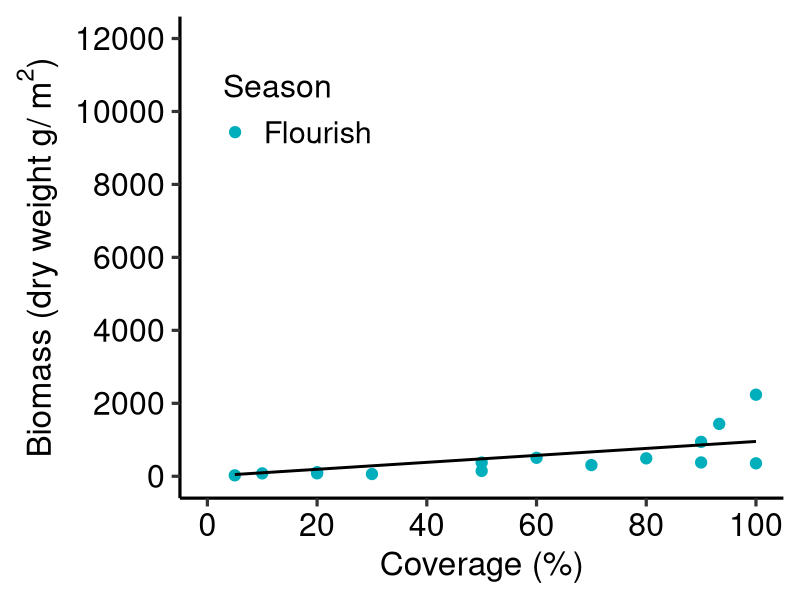
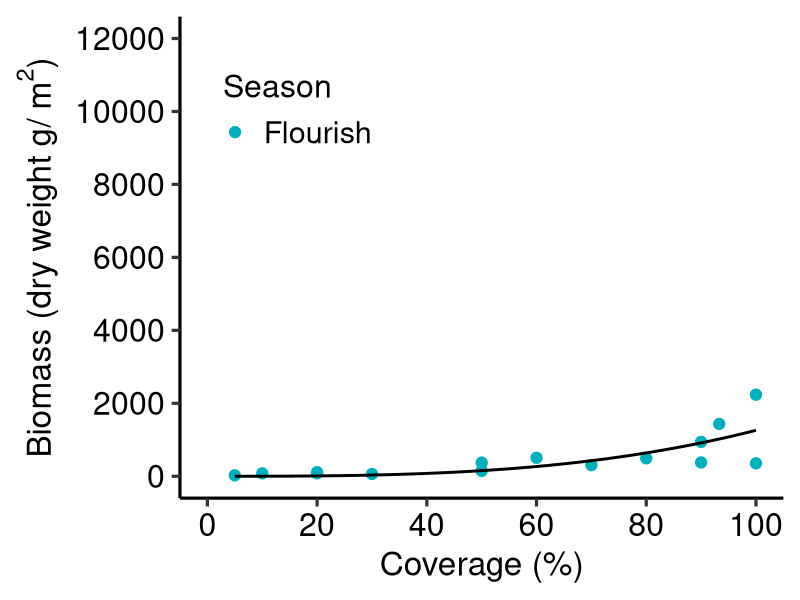
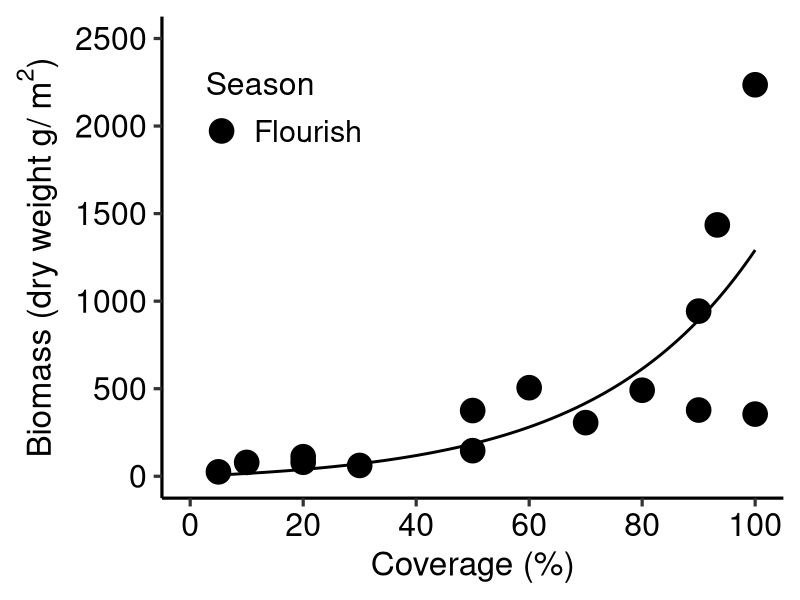
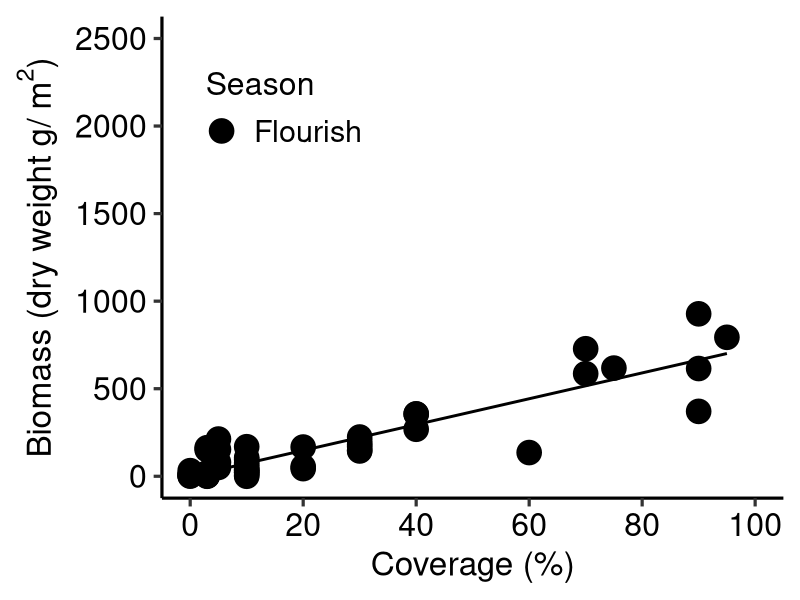
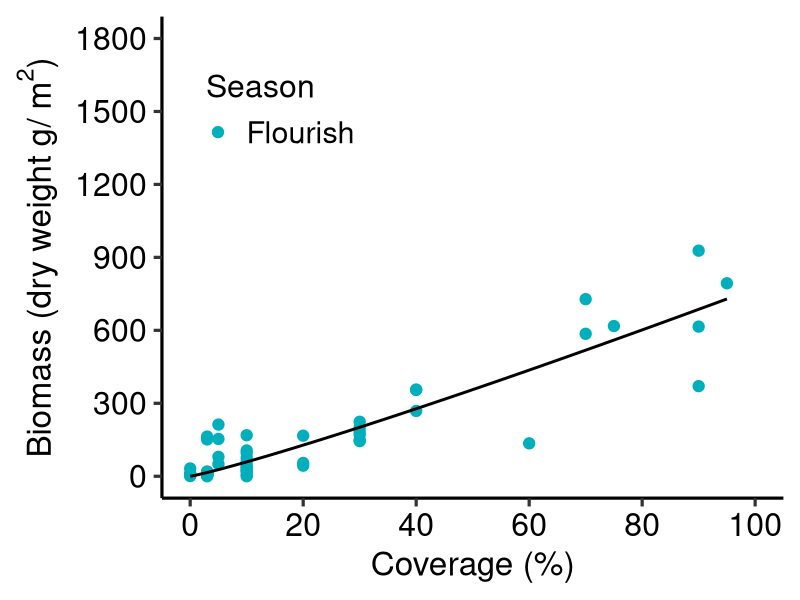
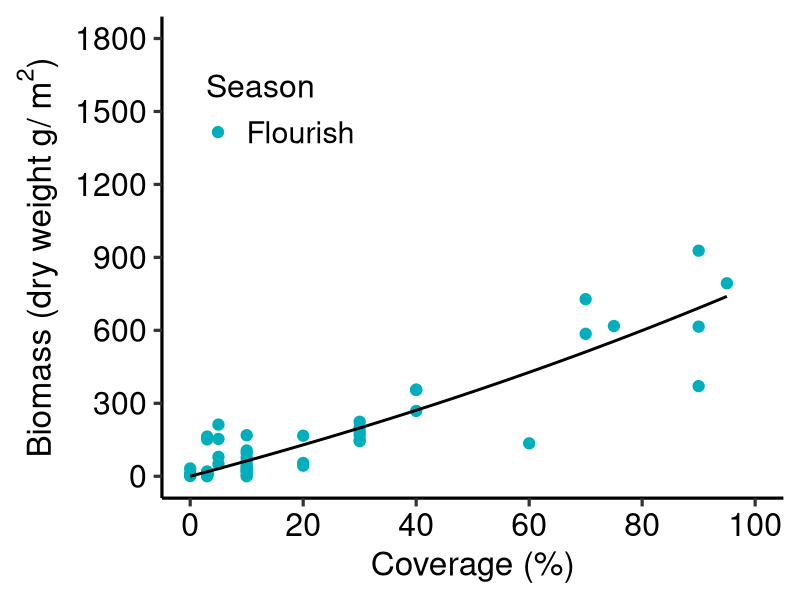
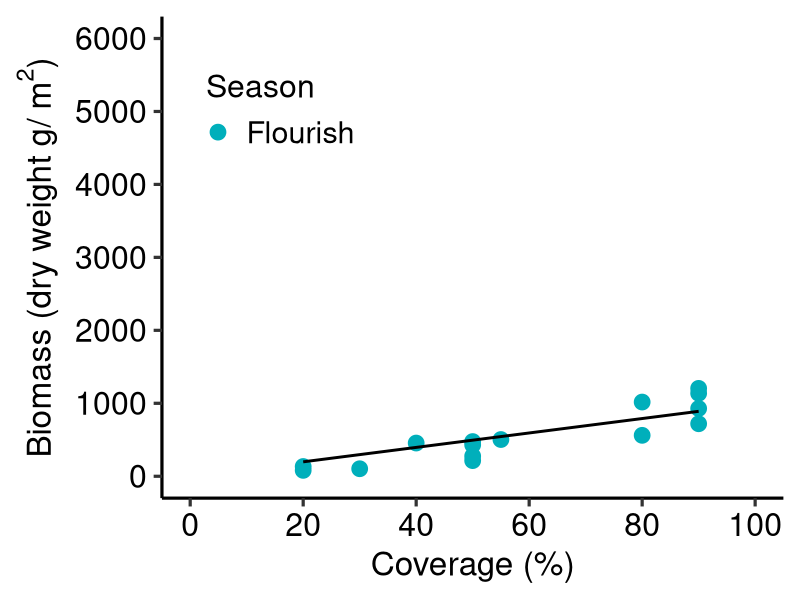
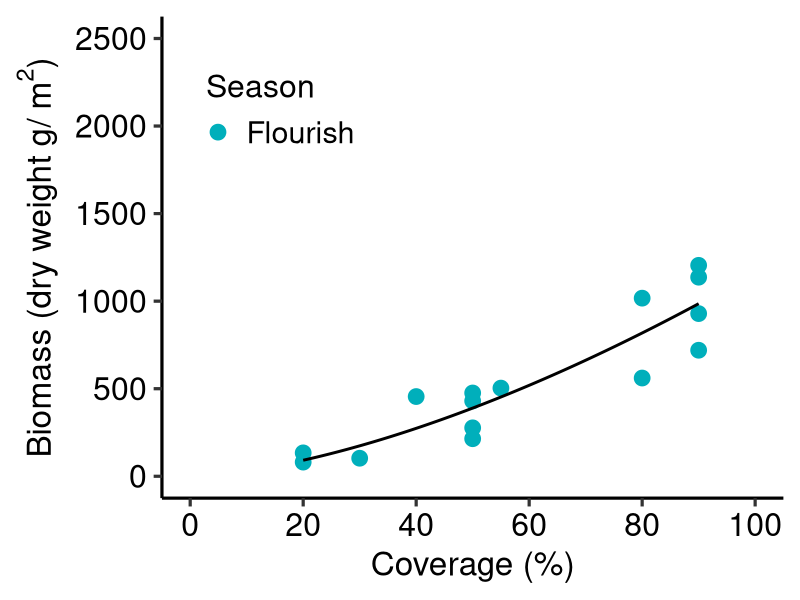

Generate these figures, in order, with R:
#######################################################
###R codes for Wakame (Undaria pinnatifida)#########
######################################################


rm(list=ls())
library(ggplot2)

Wakame<-read.csv("Wakame.csv",stringsAsFactors = TRUE)
Wakame$Season <- factor(Wakame$Season, 
                       levels = c("Flourish","Decline") )
names(Wakame)

####### TohokuPacific @ Wakame##########
Wakame_TohokuPacific<-subset(Wakame,Wakame$Region=="TohokuPacific")
Wakame_TohokuPacific$DW_g_m2

###Linear model#####
model1_TP<- nls(DW_g_m2~ a*Cover,
                start = list(a=100),
                control = list(maxiter = 50000, warnOnly = TRUE),
                data = Wakame_TohokuPacific)
summary(model1_TP)
AIC(model1_TP)
BIC(model1_TP)

####Power model#####
model2_TP<- nls(DW_g_m2~ a*Cover^b,
                start = list(a=10,b = 1),
                control = list(maxiter = 50000, warnOnly = TRUE),
                data = Wakame_TohokuPacific)
summary(model2_TP)
AIC(model2_TP)
BIC(model2_TP)

####Exponential model#####
model3_TP<- nls(DW_g_m2~ a*exp(b*Cover),
                start = list(a=40,b = 0.05), 
                control = list(maxiter = 50000, warnOnly = TRUE),
                data = Wakame_TohokuPacific,
                trace=TRUE)
summary(model3_TP)
AIC(model3_TP)
BIC(model3_TP)


model3_TP2<- nls(DW_g_m2~ a*exp(b*Cover)-a,
                start = list(a=40,b = 0.05), 
                control = list(maxiter = 50000, warnOnly = TRUE),
                data = Wakame_TohokuPacific,
                trace=TRUE)
summary(model3_TP2)
AIC(model3_TP2)
BIC(model3_TP2)



####### TohokuPacific##########
#Model1
dummy_TohokuPacific<- expand.grid(Cover=seq(min(Wakame_TohokuPacific$Cover),
                                             max(Wakame_TohokuPacific$Cover),length=1000))

pred_TohokuPacific<- predict(model1_TP,newdata=dummy_TohokuPacific,se.fit=T)
dummy_TohokuPacific$DW<-pred_TohokuPacific

plot_TohokuPacific1<-ggplot(data=Wakame_TohokuPacific, aes(x=Cover, y=DW_g_m2,color = Season)) + 
  xlab("Coverage (%)")+ 
  ylab(expression(paste("Biomass (dry weight g/ ",{m^2},")",sep="")))+
  geom_point(size=3.5)+
  scale_x_continuous(breaks=seq(0, 100,length=6),limits=c(0,100))+
  scale_y_continuous(breaks=seq(0, 12000,length=7),limits=c(0,12000))+
  scale_color_manual(labels = c("Flourish", "Decline"),values = c("#00AFBB","#FC4E07"))+
  labs(color='Season')+
  geom_line(data=dummy_TohokuPacific, aes(x=Cover, y=DW),linewidth=1,color="black",inherit.aes = FALSE)+
  theme_classic(base_size = 24, base_family = "sans")+
  theme(axis.text = element_text(color="black",size=23))+
  theme(legend.justification=c(0.02,0.02), legend.position=c(0.05,0.7), 
        legend.title=element_text(size=23),legend.text =  element_text(size = 22))
plot_TohokuPacific1

#Model2
pred_TohokuPacific2<- predict(model2_TP,newdata=dummy_TohokuPacific,se.fit=T)
dummy_TohokuPacific$DW2<-pred_TohokuPacific2

plot_TohokuPacific2<-ggplot(data=Wakame_TohokuPacific, aes(x=Cover, y=DW_g_m2,color = Season)) + 
  xlab("Coverage (%)")+ 
  ylab(expression(paste("Biomass (dry weight g/ ",{m^2},")",sep="")))+
  geom_point(size=3.5)+
  scale_x_continuous(breaks=seq(0, 100,length=6),limits=c(0,100))+
  scale_y_continuous(breaks=seq(0, 12000,length=7),limits=c(0,12000))+
  scale_color_manual(labels = c("Flourish", "Decline"),values = c("#00AFBB","#FC4E07"))+
  labs(color='Season')+
  geom_line(data=dummy_TohokuPacific, aes(x=Cover, y=DW2),linewidth=1,color="black",inherit.aes = FALSE)+
  theme_classic(base_size = 24, base_family = "sans")+
  theme(axis.text = element_text(color="black",size=23))+
  theme(legend.justification=c(0.02,0.02), legend.position=c(0.05,0.7), 
        legend.title=element_text(size=23),legend.text =  element_text(size = 22))
plot_TohokuPacific2

# save width 600 * Height 500 
#Model 3
dummy_TohokuPacific<- expand.grid(Cover=seq(min(Wakame_TohokuPacific$Cover),
                                            max(Wakame_TohokuPacific$Cover),length=1000))
pred_TohokuPacific3<- predict(model3_TP2,newdata=dummy_TohokuPacific,se.fit=T)
dummy_TohokuPacific$DW3<-pred_TohokuPacific3

plot_TohokuPacific3<-ggplot(data=Wakame_TohokuPacific, aes(x=Cover, y=DW_g_m2,color = Season)) + 
  xlab("Coverage (%)")+ 
  ylab(expression(paste("Biomass (dry weight g/ ",{m^2},")",sep="")))+
  geom_point(size=8)+
  scale_x_continuous(breaks=seq(0, 100,length=6),limits=c(0,100))+
  scale_y_continuous(breaks=seq(0, 2500,length=6),limits=c(0,2500))+
  scale_color_manual(labels = c("Flourish", "Decline"),values = c("black","grey"))+
  labs(color='Season')+
  geom_line(data=dummy_TohokuPacific, aes(x=Cover, y=DW3),linewidth=1,color="black",inherit.aes = FALSE)+
  theme_classic(base_size = 24, base_family = "sans")+
  theme(axis.text = element_text(color="black",size=23))+
  theme(legend.justification=c(0.02,0.02), legend.position=c(0.05,0.7), 
        legend.title=element_text(size=23),legend.text =  element_text(size = 22))
plot_TohokuPacific3



#width 600 * Height 500 save

####### NorthJapanSea @ Sado ##########
Wakame_NorthJapanSea<-subset(Wakame,Wakame$Region=="NorthJapanSea")


####Linear model#####
model1_NJ<- nls(DW_g_m2~ a*Cover,
                start = list(a=50),data = Wakame_NorthJapanSea)
summary(model1_NJ)
AIC(model1_NJ)
BIC(model1_NJ)

####Power model#####
model2_NJ<- nls(DW_g_m2~ a*Cover^b,
                start = list(a=1.444,b = 1.3181),data = Wakame_NorthJapanSea,
                control = list(maxiter = 50000, warnOnly = TRUE),
                trace=TRUE)
summary(model2_NJ)
AIC(model2_NJ)
BIC(model2_NJ)

####Exponential model#####
model3_NJ<- nls(DW_g_m2~ a*exp(b*Cover),
                start = list(a=17.5,b =0.048), data = Wakame_NorthJapanSea,
                control = list(maxiter = 50000, warnOnly = TRUE),
                trace=TRUE)

summary(model3_NJ)
AIC(model3_NJ)
BIC(model3_NJ)

model3_NJ2<- nls(DW_g_m2~ a*exp(b*Cover)-a,
                start = list(a=17.5,b =0.048), data = Wakame_NorthJapanSea,
                control = list(maxiter = 50000, warnOnly = TRUE),
                trace=TRUE)

summary(model3_NJ2)
AIC(model3_NJ2)
BIC(model3_NJ2)



#######Plot line  NorthJapanSea @ Sado##########
#Model1
dummy_NorthJapanSea<- expand.grid(Cover=seq(min(Wakame_NorthJapanSea$Cover),
                                            max(Wakame_NorthJapanSea$Cover),length=1000))
pred_NorthJapanSea1<- predict(model1_NJ,newdata=dummy_NorthJapanSea,se.fit=T)
dummy_NorthJapanSea$DW1<-pred_NorthJapanSea1

plot_NorthJapanSea1<-ggplot(data=Wakame_NorthJapanSea, aes(x=Cover, y=DW_g_m2,color = Season)) + 
  xlab("Coverage (%)")+ 
  ylab(expression(paste("Biomass (dry weight g/ ",{m^2},")",sep="")))+
  geom_point(size=8)+
  scale_x_continuous(breaks=seq(0, 100,length=6),limits=c(0,100))+
  scale_y_continuous(breaks=seq(0, 2500,length=6),limits=c(0,2500))+ 
  scale_color_manual(labels = c("Flourish", "Decline"),values = c("black","grey"))+
  labs(color='Season')+
  geom_line(data=dummy_NorthJapanSea, aes(x=Cover, y=DW1),linewidth=1,color="black",inherit.aes = FALSE)+
  theme_classic(base_size = 24, base_family = "sans")+
  theme(axis.text = element_text(color="black",size=23))+
  theme(legend.justification=c(0.02,0.02), legend.position=c(0.05,0.7), 
        legend.title=element_text(size=23),legend.text =  element_text(size = 22))
plot_NorthJapanSea1


#Model2
dummy_NorthJapanSea<- expand.grid(Cover=seq(min(Wakame_NorthJapanSea$Cover),
                                            max(Wakame_NorthJapanSea$Cover),length=1000))
pred_NorthJapanSea2<- predict(model2_NJ,newdata=dummy_NorthJapanSea,se.fit=T)
dummy_NorthJapanSea$DW2<-pred_NorthJapanSea2

plot_NorthJapanSea2<-ggplot(data=Wakame_NorthJapanSea, aes(x=Cover, y=DW_g_m2,color = Season)) + 
  xlab("Coverage (%)")+ 
  ylab(expression(paste("Biomass (dry weight g/ ",{m^2},")",sep="")))+
  geom_point(size=3.5)+
  scale_x_continuous(breaks=seq(0, 100,length=6),limits=c(0,100))+
  scale_y_continuous(breaks=seq(0, 1800,length=7),limits=c(0,1800))+ 
  scale_color_manual(labels = c("Flourish", "Decline"),values = c("#00AFBB","#FC4E07"))+
  labs(color='Season')+
  geom_line(data=dummy_NorthJapanSea, aes(x=Cover, y=DW2),linewidth=1,color="black",inherit.aes = FALSE)+
  theme_classic(base_size = 24, base_family = "sans")+
  theme(axis.text = element_text(color="black",size=23))+
  theme(legend.justification=c(0.02,0.02), legend.position=c(0.05,0.7), 
        legend.title=element_text(size=23),legend.text =  element_text(size = 22))
plot_NorthJapanSea2

#Model3
dummy_NorthJapanSea<- expand.grid(Cover=seq(min(Wakame_NorthJapanSea$Cover),
                                            max(Wakame_NorthJapanSea$Cover),length=1000))
pred_NorthJapanSea3<- predict(model3_NJ2,newdata=dummy_NorthJapanSea,se.fit=T)
dummy_NorthJapanSea$DW3<-pred_NorthJapanSea3

plot_NorthJapanSea3<-ggplot(data=Wakame_NorthJapanSea, aes(x=Cover, y=DW_g_m2,color = Season)) + 
  xlab("Coverage (%)")+ 
  ylab(expression(paste("Biomass (dry weight g/ ",{m^2},")",sep="")))+
  geom_point(size=3.5)+
  scale_x_continuous(breaks=seq(0, 100,length=6),limits=c(0,100))+
  scale_y_continuous(breaks=seq(0, 1800,length=7),limits=c(0,1800))+ 
  scale_color_manual(labels = c("Flourish", "Decline"),values = c("#00AFBB","#FC4E07"))+
  labs(color='Season')+
  geom_line(data=dummy_NorthJapanSea, aes(x=Cover, y=DW3),linewidth=1,color="black",inherit.aes = FALSE)+
  theme_classic(base_size = 24, base_family = "sans")+
  theme(axis.text = element_text(color="black",size=23))+
  theme(legend.justification=c(0.02,0.02), legend.position=c(0.05,0.7), 
        legend.title=element_text(size=23),legend.text =  element_text(size = 22))
plot_NorthJapanSea3


#width 600 * Height 500 save


####### Central Pacific Sagami @ Wakame##########
Wakame_CentralPacific<-subset(Wakame,Wakame$Region=="CentralPacific")

Wakame_CentralPacific$DW_g_m2

####Linear model#####
model1_CP<- nls(DW_g_m2~ a*Cover,
              start = list(a=50),data = Wakame_CentralPacific)
summary(model1_CP)
AIC(model1_CP)
BIC(model1_CP)

####Power model#####
model2_CP<- nls(DW_g_m2~ a*Cover^b,
              start = list(a=10,b = 1),data = Wakame_CentralPacific)
summary(model2_CP)
AIC(model2_CP)
BIC(model2_CP)

####Exponential model#####
model3_CP<- nls(DW_g_m2~ a*exp(b*Cover),
              start = list(a=50,b = 0.01), 
              control = list(maxiter = 50000, warnOnly = TRUE),
              data = Wakame_CentralPacific,
              trace=TRUE)
summary(model3_CP)
AIC(model3_CP)
BIC(model3_CP)

model3_CP2<- nls(DW_g_m2~ a*exp(b*Cover)-a,
                start = list(a=50,b = 0.01), 
                control = list(maxiter = 50000, warnOnly = TRUE),
                data = Wakame_CentralPacific,
                trace=TRUE)
summary(model3_CP2)
AIC(model3_CP2)
BIC(model3_CP2)




####### Central Pacific@Sagami##########
#Model1
dummy_CentralPacific<- expand.grid(Cover=seq(min(Wakame_CentralPacific$Cover),
                                             max(Wakame_CentralPacific$Cover),length=1000))
pred_CentralPacific<- predict(model1_CP,newdata=dummy_CentralPacific,se.fit=T)
dummy_CentralPacific$DW<-pred_CentralPacific
  
plot_CentralPacific<-ggplot(data=Wakame_CentralPacific, aes(x=Cover, y=DW_g_m2,color = Season)) + 
  xlab("Coverage (%)")+ 
  ylab(expression(paste("Biomass (dry weight g/ ",{m^2},")",sep="")))+
  geom_point(size=5)+
  scale_x_continuous(breaks=seq(0, 100,length=6),limits=c(0,100))+
  scale_y_continuous(breaks=seq(0, 6000,length=7),limits=c(0,6000))+
  scale_color_manual(labels = c("Flourish", "Decline"),values = c("#00AFBB","#FC4E07"))+
  labs(color='Season')+
  geom_line(data=dummy_CentralPacific, aes(x=Cover, y=DW),linewidth=1,color="black",inherit.aes = FALSE)+
  theme_classic(base_size = 24, base_family = "sans")+
  theme(axis.text = element_text(color="black",size=23))+
  theme(legend.justification=c(0.02,0.02), legend.position=c(0.05,0.7), 
        legend.title=element_text(size=23),legend.text =  element_text(size = 22))
plot_CentralPacific

#Model2
dummy_CentralPacific<- expand.grid(Cover=seq(min(Wakame_CentralPacific$Cover),
                                             max(Wakame_CentralPacific$Cover),length=1000))
pred_CentralPacific2<- predict(model2_CP,newdata=dummy_CentralPacific,se.fit=T)
dummy_CentralPacific$DW2<-pred_CentralPacific2

plot_CentralPacific2<-ggplot(data=Wakame_CentralPacific, aes(x=Cover, y=DW_g_m2,color = Season)) + 
  xlab("Coverage (%)")+ 
  ylab(expression(paste("Biomass (dry weight g/ ",{m^2},")",sep="")))+
  geom_point(size=5)+
  scale_x_continuous(breaks=seq(0, 100,length=6),limits=c(0,100))+
  scale_y_continuous(breaks=seq(0, 2500,length=6),limits=c(0,2500))+
  scale_color_manual(labels = c("Flourish", "Decline"),values = c("#00AFBB","#FC4E07"))+
  labs(color='Season')+
  geom_line(data=dummy_CentralPacific, aes(x=Cover, y=DW2),linewidth=1,color="black",inherit.aes = FALSE)+
  theme_classic(base_size = 24, base_family = "sans")+
  theme(axis.text = element_text(color="black",size=23))+
  theme(legend.justification=c(0.02,0.02), legend.position=c(0.05,0.7), 
        legend.title=element_text(size=23),legend.text =  element_text(size = 22))
plot_CentralPacific2

# save width 600 * Height 500 
#Model 3
pred_CentralPacific3<- predict(model3_CP2,newdata=dummy_CentralPacific,se.fit=T)
dummy_CentralPacific$DW3<-pred_CentralPacific3

plot_CentralPacific3<-ggplot(data=Wakame_CentralPacific, aes(x=Cover, y=DW_g_m2,color = Season)) + 
  xlab("Coverage (%)")+ 
  ylab(expression(paste("Biomass (dry weight g/ ",{m^2},")",sep="")))+
  geom_point(size=8)+
  scale_x_continuous(breaks=seq(0, 100,length=6),limits=c(0,100))+
  scale_y_continuous(breaks=seq(0, 2500,length=6),limits=c(0,2500))+
  scale_color_manual(labels = c("Flourish", "Decline"),values = c("black","grey"))+
  labs(color='Season')+
  geom_line(data=dummy_CentralPacific, aes(x=Cover, y=DW3),linewidth=1,color="black",inherit.aes = FALSE)+
  theme_classic(base_size = 24, base_family = "sans")+
  theme(axis.text = element_text(color="black",size=23))+
  theme(legend.justification=c(0.02,0.02), legend.position=c(0.05,0.7), 
        legend.title=element_text(size=23),legend.text =  element_text(size = 22))
plot_CentralPacific3


########################################################################
#######Comparison of the relationships for Wakame among regions#########
########################################################################


#width 600 * Height 500 save
dummy_TohokuPacific1<- expand.grid(Cover=seq(min(Wakame_TohokuPacific$Cover),
                                            max(Wakame_TohokuPacific$Cover),length=1000))
pred_TohokuPacific3<- predict(model3_TP2,newdata=dummy_TohokuPacific1,se.fit=T)
dummy_TohokuPacific1$DW<-pred_TohokuPacific3
dummy_TohokuPacific1$RegionClass<-"TP Wakame"

dummy_NorthJapanSea1<- expand.grid(Cover=seq(min(Wakame_NorthJapanSea$Cover),
                                            max(Wakame_NorthJapanSea$Cover),length=1000))
pred_NorthJapanSea1<- predict(model1_NJ,newdata=dummy_NorthJapanSea1,se.fit=T)
dummy_NorthJapanSea1$DW<-pred_NorthJapanSea1
dummy_NorthJapanSea1$RegionClass<-"NJS Wakame"

dummy_CentralPacific1<- expand.grid(Cover=seq(min(Wakame_CentralPacific$Cover),
                                             max(Wakame_CentralPacific$Cover),length=1000))
pred_CentralPacific2<- predict(model3_CP2,newdata=dummy_CentralPacific1,se.fit=T)
dummy_CentralPacific1$DW<-pred_CentralPacific2
dummy_CentralPacific1$RegionClass<-"CP Wakame"


dummy_Wakame<-rbind(dummy_TohokuPacific1,dummy_NorthJapanSea1,dummy_CentralPacific1)
dummy_Wakame$RegionClass<-factor(dummy_Wakame$RegionClass, 
                                levels = c("TP Wakame","NJS Wakame","CP Wakame") )

plot_Wakame_all<-ggplot(data=dummy_Wakame, aes(x=Cover, y=DW,linetype = RegionClass,color= RegionClass)) + 
  xlab("Coverage (%)")+ 
  ylab(expression(paste("Biomass (dry weight g/ ",{m^2},")",sep="")))+
  scale_x_continuous(breaks=seq(0, 100,length=6),limits=c(0,100))+
  scale_y_continuous(breaks=seq(0, 1500,length=7),limits=c(0,1500))+ 
  geom_line(linewidth=1.25)+
  theme_classic(base_size = 24, base_family = "sans")+
  theme(axis.text = element_text(color="black",size=23))+
  theme(legend.justification=c(0.02,0.02), legend.position=c(0.05,0.55), 
        legend.title=element_text(size=20),legend.text =  element_text(size = 20))
plot_Wakame_all
